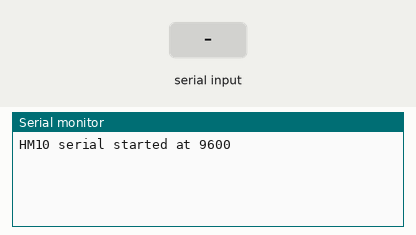
This sketch was run on a simulated Arduino Uno, built with avr-gcc and run on an emulated ATmega328P. Parts: the last lines printed to the serial monitor. The inputs (shaded band) are chosen by the test bench.

Above: at 1.2 s.
1.3 s: "S" received over the second serial link
At 2.5 s:
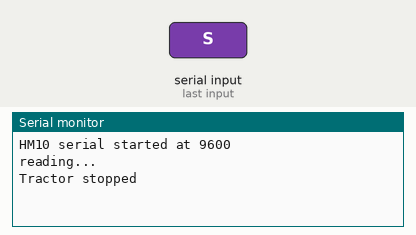
2.8 s: "G" received over the second serial link
At 3.9 s:
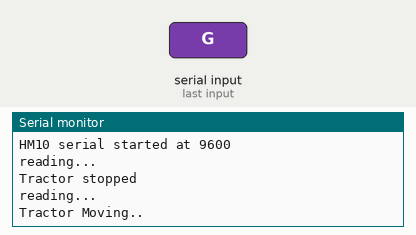

The sketch:

bluetooth_p1.ino
```cpp
#include <SoftwareSerial.h>

SoftwareSerial HM10(8,11); //changed to pins 3 and 11
char appData;
String inData = "";
//change to arbitrary pins
void setup(){
  //pinMode(1, INPUT); //not needed anymore
  //pinMode(0, OUTPUT);
  Serial.begin(9600);
  Serial.println("HM10 serial started at 9600");
  HM10.begin(9600);


  //pinMode(13, OUTPUT); // setting output
  //digitalWrite(13, LOW); // writing to output
}
//create while loop for listening
void loop(){
  HM10.listen();  // listen the HM10 port
  if (HM10.available() > 0){
    Serial.println("reading...");
    HM10.write("reading...");
  }


  while (HM10.available() > 0){
    //Serial.println("TEST");
    appData = HM10.read();
    inData = String(appData);  // save the data in string format
    //Serial.write(appData);
    //Serial.println(inData);
  }
  if( inData == "S")
  {
  Serial.println("Tractor stopped");
  HM10.write("Tractor stopped");
  //insert tractor instructions for switching off
  }
  if ( inData == "G")
  {
  Serial.println("Tractor Moving..");
  HM10.write("Tractor moving");
  //insert tractor instructions for On
  }

  inData = "";


}
```

Measured:
- after the input at 1.3 s, the serial monitor: prints a new line at once (image 1)
- after the input at 2.8 s, the serial monitor: prints a new line at once (image 2)
